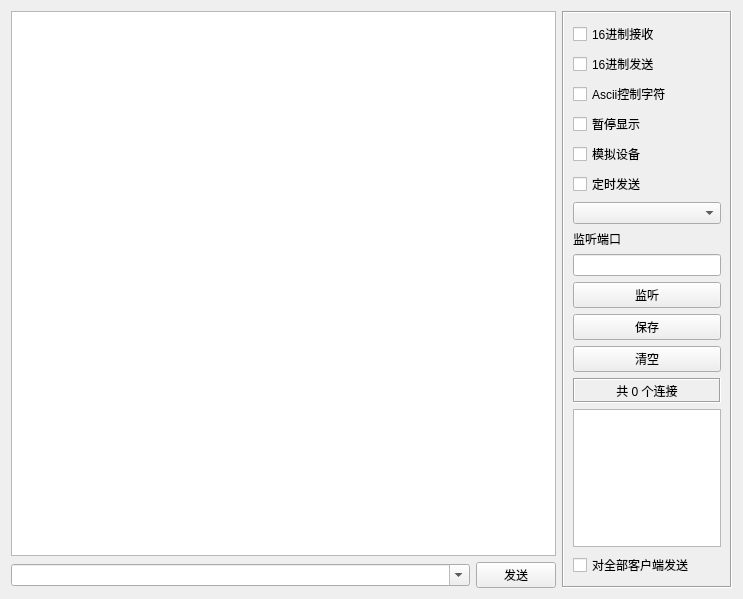
<?xml version="1.0" encoding="UTF-8"?>
<ui version="4.0">
 <class>frmTcpServer</class>
 <widget class="QWidget" name="frmTcpServer">
  <property name="geometry">
   <rect>
    <x>0</x>
    <y>0</y>
    <width>743</width>
    <height>599</height>
   </rect>
  </property>
  <property name="windowTitle">
   <string>Form</string>
  </property>
  <layout class="QGridLayout" name="gridLayout">
   <item row="0" column="0">
    <widget class="QTextEdit" name="txtMain">
     <property name="readOnly">
      <bool>true</bool>
     </property>
    </widget>
   </item>
   <item row="0" column="1" rowspan="2">
    <widget class="QFrame" name="frame">
     <property name="minimumSize">
      <size>
       <width>170</width>
       <height>0</height>
      </size>
     </property>
     <property name="maximumSize">
      <size>
       <width>170</width>
       <height>16777215</height>
      </size>
     </property>
     <property name="frameShape">
      <enum>QFrame::Box</enum>
     </property>
     <property name="frameShadow">
      <enum>QFrame::Sunken</enum>
     </property>
     <layout class="QVBoxLayout" name="verticalLayout_3">
      <property name="leftMargin">
       <number>9</number>
      </property>
      <property name="topMargin">
       <number>9</number>
      </property>
      <property name="rightMargin">
       <number>9</number>
      </property>
      <property name="bottomMargin">
       <number>9</number>
      </property>
      <item>
       <widget class="QCheckBox" name="ckHexReceive">
        <property name="text">
         <string>16进制接收</string>
        </property>
       </widget>
      </item>
      <item>
       <widget class="QCheckBox" name="ckHexSend">
        <property name="text">
         <string>16进制发送</string>
        </property>
       </widget>
      </item>
      <item>
       <widget class="QCheckBox" name="ckAscii">
        <property name="text">
         <string>Ascii控制字符</string>
        </property>
       </widget>
      </item>
      <item>
       <widget class="QCheckBox" name="ckShow">
        <property name="text">
         <string>暂停显示</string>
        </property>
       </widget>
      </item>
      <item>
       <widget class="QCheckBox" name="ckDebug">
        <property name="text">
         <string>模拟设备</string>
        </property>
       </widget>
      </item>
      <item>
       <widget class="QCheckBox" name="ckAutoSend">
        <property name="text">
         <string>定时发送</string>
        </property>
       </widget>
      </item>
      <item>
       <widget class="QComboBox" name="cboxInterval"/>
      </item>
      <item>
       <widget class="QLabel" name="labListenPort">
        <property name="text">
         <string>监听端口</string>
        </property>
       </widget>
      </item>
      <item>
       <widget class="QLineEdit" name="txtListenPort"/>
      </item>
      <item>
       <widget class="QPushButton" name="btnListen">
        <property name="text">
         <string>监听</string>
        </property>
       </widget>
      </item>
      <item>
       <widget class="QPushButton" name="btnSave">
        <property name="text">
         <string>保存</string>
        </property>
       </widget>
      </item>
      <item>
       <widget class="QPushButton" name="btnClear">
        <property name="text">
         <string>清空</string>
        </property>
       </widget>
      </item>
      <item>
       <widget class="QLabel" name="labCount">
        <property name="minimumSize">
         <size>
          <width>0</width>
          <height>25</height>
         </size>
        </property>
        <property name="frameShape">
         <enum>QFrame::Box</enum>
        </property>
        <property name="frameShadow">
         <enum>QFrame::Sunken</enum>
        </property>
        <property name="text">
         <string>共 0 个连接</string>
        </property>
        <property name="alignment">
         <set>Qt::AlignCenter</set>
        </property>
       </widget>
      </item>
      <item>
       <widget class="QListWidget" name="listWidget"/>
      </item>
      <item>
       <widget class="QCheckBox" name="ckAll">
        <property name="text">
         <string>对全部客户端发送</string>
        </property>
       </widget>
      </item>
     </layout>
    </widget>
   </item>
   <item row="1" column="0">
    <widget class="QWidget" name="widget" native="true">
     <layout class="QHBoxLayout" name="layTcpServer">
      <property name="leftMargin">
       <number>0</number>
      </property>
      <property name="topMargin">
       <number>0</number>
      </property>
      <property name="rightMargin">
       <number>0</number>
      </property>
      <property name="bottomMargin">
       <number>0</number>
      </property>
      <item>
       <widget class="QComboBox" name="cboxData">
        <property name="sizePolicy">
         <sizepolicy hsizetype="Ignored" vsizetype="Fixed">
          <horstretch>0</horstretch>
          <verstretch>0</verstretch>
         </sizepolicy>
        </property>
        <property name="editable">
         <bool>true</bool>
        </property>
       </widget>
      </item>
      <item>
       <widget class="QPushButton" name="btnSend">
        <property name="minimumSize">
         <size>
          <width>80</width>
          <height>0</height>
         </size>
        </property>
        <property name="maximumSize">
         <size>
          <width>80</width>
          <height>16777215</height>
         </size>
        </property>
        <property name="text">
         <string>发送</string>
        </property>
       </widget>
      </item>
     </layout>
    </widget>
   </item>
  </layout>
 </widget>
 <resources/>
 <connections/>
</ui>
